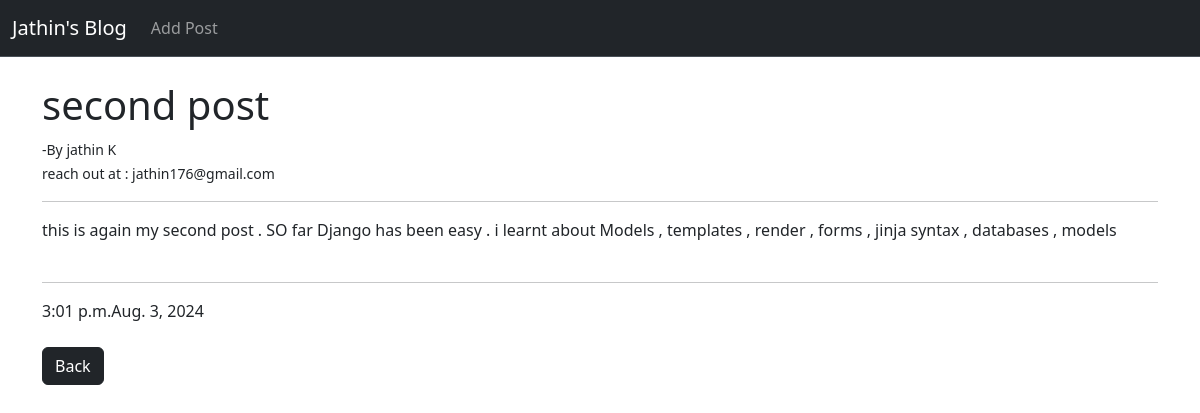
The app's page /article/2 with its own data.
### post/models.py (models this page shows, shortened)
class Post(models.Model):
    title = models.CharField(max_length=50)
    title_tag=models.CharField(max_length=20, null=True)
    author = models.ForeignKey(User, on_delete=models.CASCADE)
    body = models.TextField()
    post_time=models.TimeField(auto_now_add=True)
    post_date=models.DateField(auto_now_add=True)

### post/views.py (the view)
# urls.py: path('article/<int:pk>', Detailedarticle.as_view(), name='articleview' ),
class Detailedarticle(DetailView):
    model= Post
    template_name='article.html'

### post/templates/article.html (shortened to what this page needs)
{% extends 'base.html' %}
{% block content %}
    <h1>{{ post.title_tag }}</h1>
    <small> -By {{ post.author.first_name }} {{ post.author.last_name }} </small> <br>
    <small>reach out at : {{post.author.email}}</small>
    <hr>
    {{ post.body }}
    <br><br>
    <hr>
    {{post.post_time}}{{post.post_date}}
    <br><br>
    <a href="{% url 'home' %}"><button type="button" class="btn btn-dark">Back</button></a>
    {% endblock %}

### records on screen
Post: title_tag "second post", author.first_name "jathin", author.last_name "K", author.email "jathin176@gmail.com", body "this is again my second post . SO far Django has been easy . i learnt about Models , templates , render , forms , jinja syntax , databases , models", post_time "3:01 p.m.", post_date "Aug. 3, 2024"
